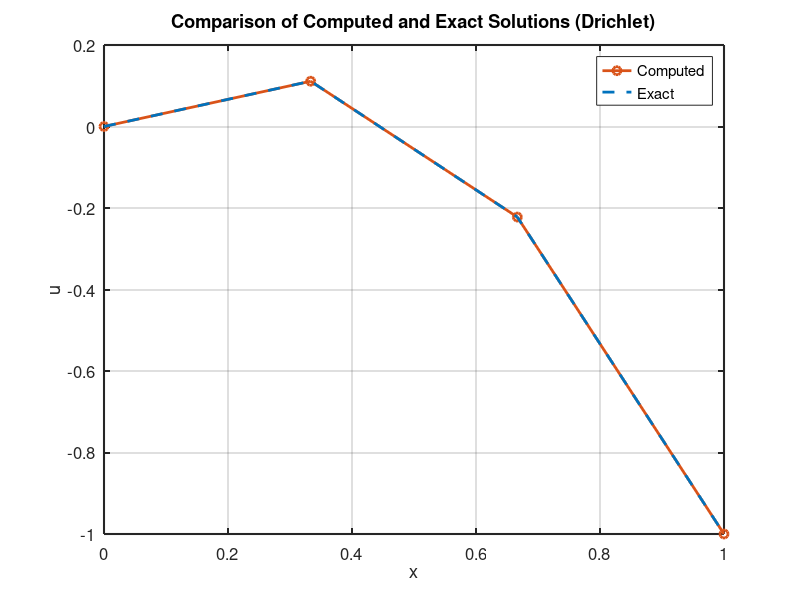

Write the MATLAB code that produced this figure.
clc;
clear;
% Compute the exact solution
f = @(x) -2*x.^2+x;
% Define the grid
h = 1/3;
x = 0:h:1;
n = length(x);

% Initialize the matrix A and vector b
A = zeros(n,n);
b = zeros(n,1);

% Set up the system Au = b
for i = 2:n-1
    A(i, i-1:i+1) = [1 -2*(1+(h.^2)) 1];
    b(i) = (4*x(i)^2 - 2*x(i) - 4)*(h.^2);
end

% Apply Dirichlet boundary conditions
A(1,1) = 1;
b(1) = 0;
A(n,n) = 1;
b(n) = -1;

disp( 'A matrix = ' );
disp(A);
disp ( 'b matrix = ');
disp(b);

% Solve the system using Gauss-Jordan elimination
for i = 1:n
    pivot = A(i,i);
    A(i,:) = A(i,:) / pivot;
    b(i) = b(i) / pivot;
    for j = [1:i-1, i+1:n]
        ratio = A(j,i);
        A(j,:) = A(j,:) - ratio * A(i,:);
        b(j) = b(j) - ratio * b(i);
    end
end

% Print the computed values
disp('Computed values = ');
disp(b);


% Plot the computed and exact solutions
figure;
plot(x, b, 'o-', 'LineWidth', 2, 'Color', [0.8500, 0.3250, 0.0980], 'DisplayName', 'Computed');
hold on;
plot(x, f(x), '--', 'LineWidth', 2, 'Color', [0, 0.4470, 0.7410], 'DisplayName', 'Exact');
hold off;

% Add grid lines
grid on;

% Add labels and title
xlabel('x', 'FontSize', 14);
ylabel('u', 'FontSize', 14);
title('Comparison of Computed and Exact Solutions (Drichlet)', 'FontSize', 16);

% Add a legend
legend('Location', 'best', 'FontSize', 12);

% Change the axes line width
set(gca, 'LineWidth', 1.5, 'FontSize', 12);

% Change the figure color
set(gcf, 'Color', [0.9, 0.9, 0.9]);
